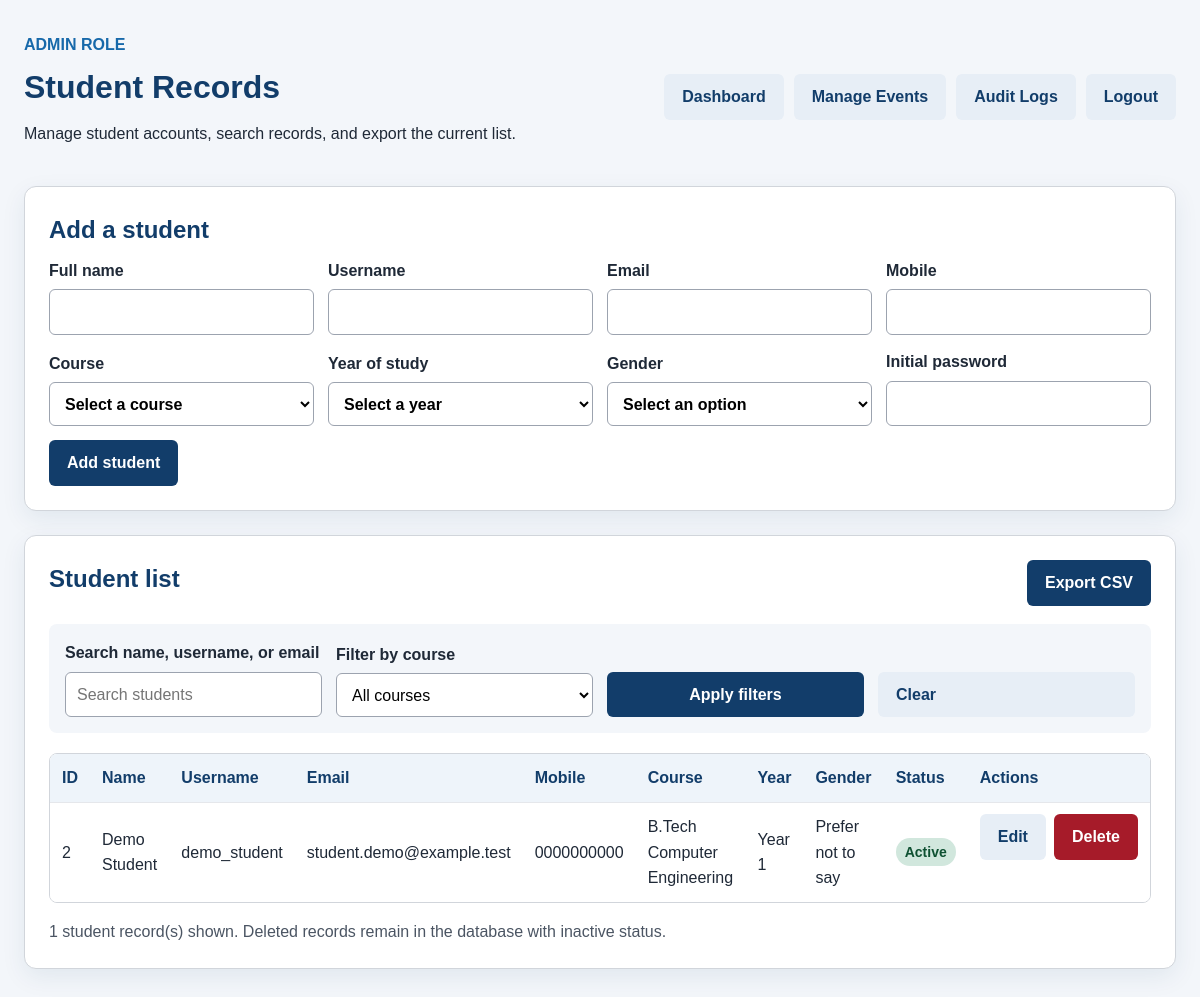
/admin_dashboard.php (signed in), run on the app's committed database.
### tables this page shows
CREATE TABLE `student_accounts` (
  `account_id` int(10) unsigned NOT NULL AUTO_INCREMENT,
  `full_name` varchar(100) NOT NULL,
  `username` varchar(30) NOT NULL,
  `email` varchar(254) NOT NULL,
  `mobile` varchar(20) NOT NULL,
  `course` varchar(100) NOT NULL,
  `study_year` varchar(10) NOT NULL,
  `gender` varchar(30) NOT NULL,
  `password_hash` varchar(255) NOT NULL,
  `created_at` timestamp NOT NULL DEFAULT current_timestamp(),
  `role` enum('Admin','Student') NOT NULL DEFAULT 'Student',
  `status` enum('Active','Inactive') NOT NULL DEFAULT 'Active',
  PRIMARY KEY (`account_id`),
  UNIQUE KEY `username` (`username`),
  UNIQUE KEY `email` (`email`)
);

### auth_helpers.php (called while the page is built, shortened)
<?php
function escapeAuthHtml($value)
{
    return htmlspecialchars((string) $value, ENT_QUOTES | ENT_SUBSTITUTE, 'UTF-8');
}

### admin_dashboard.php (the view, shortened to what this page needs)
<?php
require __DIR__ . '/auth_helpers.php';
function studentEscape($value)
{
    return escapeAuthHtml($value);
}
$search = isset($_GET['search']) && is_string($_GET['search']) ? trim($_GET['search']) : '';
$selectedCourse = isset($_GET['course']) && is_string($_GET['course']) ? $_GET['course'] : '';
if (!in_array($selectedCourse, STUDENT_COURSES, true)) {
    $selectedCourse = '';
}
$where = ['role = \'Student\''];
$query = 'SELECT account_id, full_name, username, email, mobile, course, study_year, gender, status
          FROM student_accounts WHERE ' . implode(' AND ', $where) . ' ORDER BY account_id';
$list = $mysqli->prepare($query);
$list->execute();
$students = $list->get_result()->fetch_all(MYSQLI_ASSOC);
$editStudent = null;
$exportQuery = http_build_query(array_filter([
    'search' => $search,
    'course' => $selectedCourse,
], static function ($value) {
    return $value !== '';
}));
?>
<!doctype html>
<html lang="en">
<head>
  <link rel="stylesheet" href="style.css">
</head>
<body>
  <main class="student-admin">
    <header class="student-admin-header">
      <div>
        <p class="eyebrow">Admin role</p>
        <h1>Student Records</h1>
        <p>Manage student accounts, search records, and export the current list.</p>
      </div>
      <nav class="event-admin-navigation" aria-label="Admin navigation">
        <a class="button secondary-button" href="dashboard.php">Dashboard</a>
        <a class="button secondary-button" href="event_management.php">Manage Events</a>
        <a class="button secondary-button" href="audit_logs.php">Audit Logs</a>
        <form method="post" action="logout.php">
          <button type="submit" class="secondary-button">Logout</button>
        </form>
      </nav>
    </header>
    <section class="student-panel">
      <h2><?= $editStudent ? 'Update student details' : 'Add a student' ?></h2>
      <form method="post" action="admin_dashboard.php" class="student-form">
        <label>Full name
          <input name="full_name" required maxlength="100" value="<?= studentEscape($editStudent['full_name'] ?? '') ?>">
        </label>
        <label>Username
          <input name="username" required minlength="3" maxlength="30" pattern="[A-Za-z0-9_]{3,30}" value="<?= studentEscape($editStudent['username'] ?? '') ?>">
        </label>
        <label>Email
          <input name="email" type="email" required maxlength="254" value="<?= studentEscape($editStudent['email'] ?? '') ?>">
        </label>
        <label>Mobile
          <input name="mobile" type="tel" required maxlength="20" value="<?= studentEscape($editStudent['mobile'] ?? '') ?>">
        </label>
        <label>Course
          <select name="course" required>
            <option value="">Select a course</option>
          </select>
        </label>
        <label>Year of study
          <select name="study_year" required>
            <option value="">Select a year</option>
          </select>
        </label>
        <label>Gender
          <select name="gender" required>
            <option value="">Select an option</option>
          </select>
        </label>
        <?php if (!$editStudent): ?>
          <label>Initial password
            <input name="password" type="password" required minlength="8" maxlength="64" autocomplete="new-password">
          </label>
        <?php endif; ?>
        <div class="student-form-actions">
          <button type="submit"><?= $editStudent ? 'Save changes' : 'Add student' ?></button>
        </div>
      </form>
    </section>
    <section class="student-panel">
      <div class="student-list-heading">
        <h2>Student list</h2>
        <a class="button" href="student_export.php<?= $exportQuery !== '' ? '?' . studentEscape($exportQuery) : '' ?>">Export CSV</a>
      </div>
      <form method="get" action="admin_dashboard.php" class="student-filters">
        <div class="student-filter-group">
          <label for="student-search">Search name, username, or email</label>
          <input id="student-search" name="search" type="search" value="<?= studentEscape($search) ?>" placeholder="Search students">
        </div>
        <div class="student-filter-group">
          <label for="course-filter">Filter by course</label>
          <select id="course-filter" name="course">
            <option value="">All courses</option>
          </select>
        </div>
        <button type="submit">Apply filters</button>
        <a class="button secondary-button" href="admin_dashboard.php">Clear</a>
      </form>
      <div class="student-table-wrap">
        <table class="student-table">
          <thead>
            <tr>
              <th>ID</th><th>Name</th><th>Username</th><th>Email</th><th>Mobile</th>
              <th>Course</th><th>Year</th><th>Gender</th><th>Status</th><th>Actions</th>
            </tr>
          </thead>
          <tbody>
            <?php foreach ($students as $student): ?>
              <tr>
                <td><?= studentEscape($student['account_id']) ?></td>
                <td><?= studentEscape($student['full_name']) ?></td>
                <td><?= studentEscape($student['username']) ?></td>
                <td><?= studentEscape($student['email']) ?></td>
                <td><?= studentEscape($student['mobile']) ?></td>
                <td><?= studentEscape($student['course']) ?></td>
                <td><?= studentEscape($student['study_year']) ?></td>
                <td><?= studentEscape($student['gender']) ?></td>
                <td><span class="student-status <?= strtolower(studentEscape($student['status'])) ?>"><?= studentEscape($student['status']) ?></span></td>
                <td class="student-actions">
                  <a class="button secondary-button" href="admin_dashboard.php?edit=<?= studentEscape($student['account_id']) ?>">Edit</a>
                  <?php if ($student['status'] === 'Active'): ?>
                    <button
                      type="button"
                      class="danger-button"
                      data-delete-student="<?= studentEscape($student['account_id']) ?>"
                      data-student-name="<?= studentEscape($student['full_name']) ?>"
                    >Delete</button>
                  <?php else: ?>
                    <span class="student-inactive-label">Inactive</span>
                  <?php endif; ?>
                </td>
              </tr>
            <?php endforeach; ?>
          </tbody>
        </table>
      </div>
      <p class="student-record-count"><?= count($students) ?> student record(s) shown. Deleted records remain in the database with inactive status.</p>
    </section>
  </main>
</body>
</html>

### style.css (style rules this page uses)
* { box-sizing: border-box; }
body { margin: 0; min-height: 100vh; color: #1f2937; background: #f3f6fa; font: 16px/1.6 Arial, sans-serif; }
h1 { margin-top: 0; color: #123d6a; }
label { display: block; margin: 16px 0 6px; font-weight: 700; }
input { width: 100%; padding: 11px 12px; border: 1px solid #9ca3af; border-radius: 6px; font: inherit; }
button, .button { display: inline-block; margin-top: 20px; padding: 10px 18px; border: 0; border-radius: 6px; color: #ffffff; background: #123d6a; font: inherit; font-weight: 700; text-decoration: none; cursor: pointer; }
a { color: #1769aa; }
.eyebrow { margin-bottom: 4px; color: #1769aa; font-weight: 700; text-transform: uppercase; }
.student-admin { width: min(96%, 1440px); margin: 0 auto; padding: 32px 0; }
.student-admin-header, .student-list-heading { display: flex; align-items: center; justify-content: space-between; gap: 20px; }
.student-admin-header h1, .student-panel h2 { margin: 0 0 8px; color: #123d6a; }
.student-admin-header p { margin-top: 0; }
.student-panel { margin-top: 24px; padding: 24px; border: 1px solid #d1d5db; border-radius: 12px; background: #ffffff; box-shadow: 0 8px 24px rgba(18, 61, 106, 0.08); }
.student-form, .student-filters { display: grid; grid-template-columns: repeat(auto-fit, minmax(210px, 1fr)); align-items: end; gap: 14px; }
.student-form label, .student-filters label { display: block; margin: 0; font-weight: 700; }
.student-filter-group { min-width: 0; }
.student-form input, .student-form select, .student-filters input, .student-filters select { width: 100%; min-height: 44px; margin-top: 6px; padding: 9px 11px; border: 1px solid #9ca3af; border-radius: 6px; background: #ffffff; font: inherit; }
.student-form-actions { display: flex; align-items: center; gap: 10px; flex-wrap: wrap; }
.student-admin button, .student-admin .button { margin-top: 0; }
.student-list-heading { margin-bottom: 18px; }
.student-filters { margin-bottom: 20px; padding: 16px; border-radius: 8px; background: #f3f6fa; }
.student-table-wrap { overflow-x: auto; border: 1px solid #d1d5db; border-radius: 8px; }
.student-table { width: 100%; min-width: 1050px; border-collapse: collapse; background: #ffffff; }
.student-table th, .student-table td { padding: 11px 12px; border-bottom: 1px solid #e5e7eb; text-align: left; vertical-align: middle; }
.student-table th { color: #123d6a; background: #eef4fa; white-space: nowrap; }
.student-table tbody tr:last-child td { border-bottom: 0; }
.student-actions { display: flex; align-items: center; gap: 8px; }
.student-status { display: inline-block; padding: 3px 9px; border-radius: 999px; font-size: 0.875rem; font-weight: 700; }
.student-status.active { color: #0f5132; background: #d1e7dd; }
.student-admin .secondary-button { color: #123d6a; background: #e7eef6; }
.student-admin .danger-button { background: #a61b29; }
.student-record-count { margin-bottom: 0; color: #4b5563; }
.event-admin-navigation { display: flex; align-items: center; justify-content: flex-end; gap: 10px; flex-wrap: wrap; }
.event-admin-navigation form { margin: 0; }
.event-admin-navigation button { color: #123d6a; background: #e7eef6; }

### data on the page
student_accounts: account_id "2", full_name "Demo Student", username "demo_student", email "student.demo@example.test", mobile "0000000000", course "B.Tech Computer Engineering", study_year "Year 1", gender "Prefer not to say", status "Active"

### other printed values
count($students) "1"
